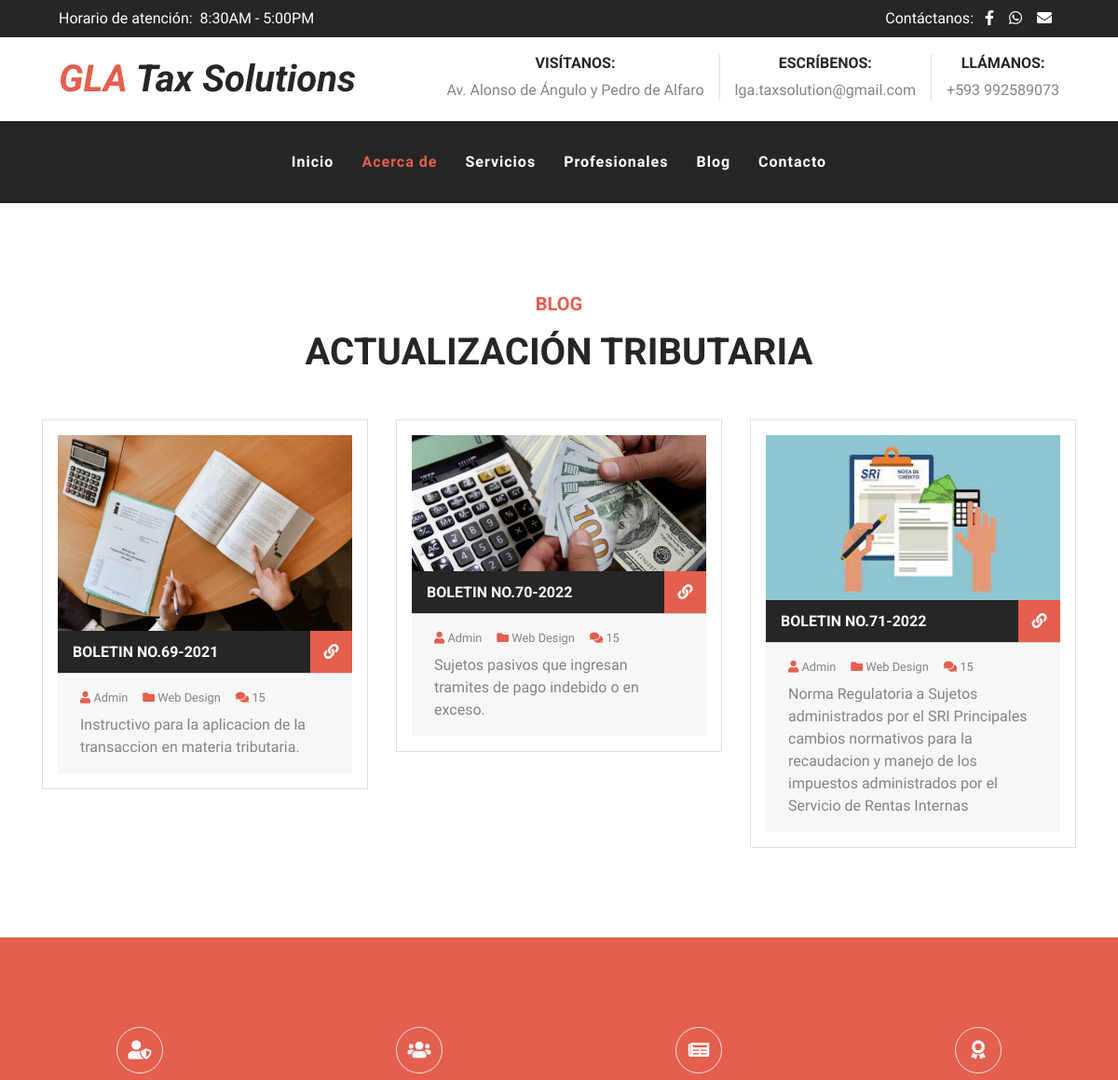
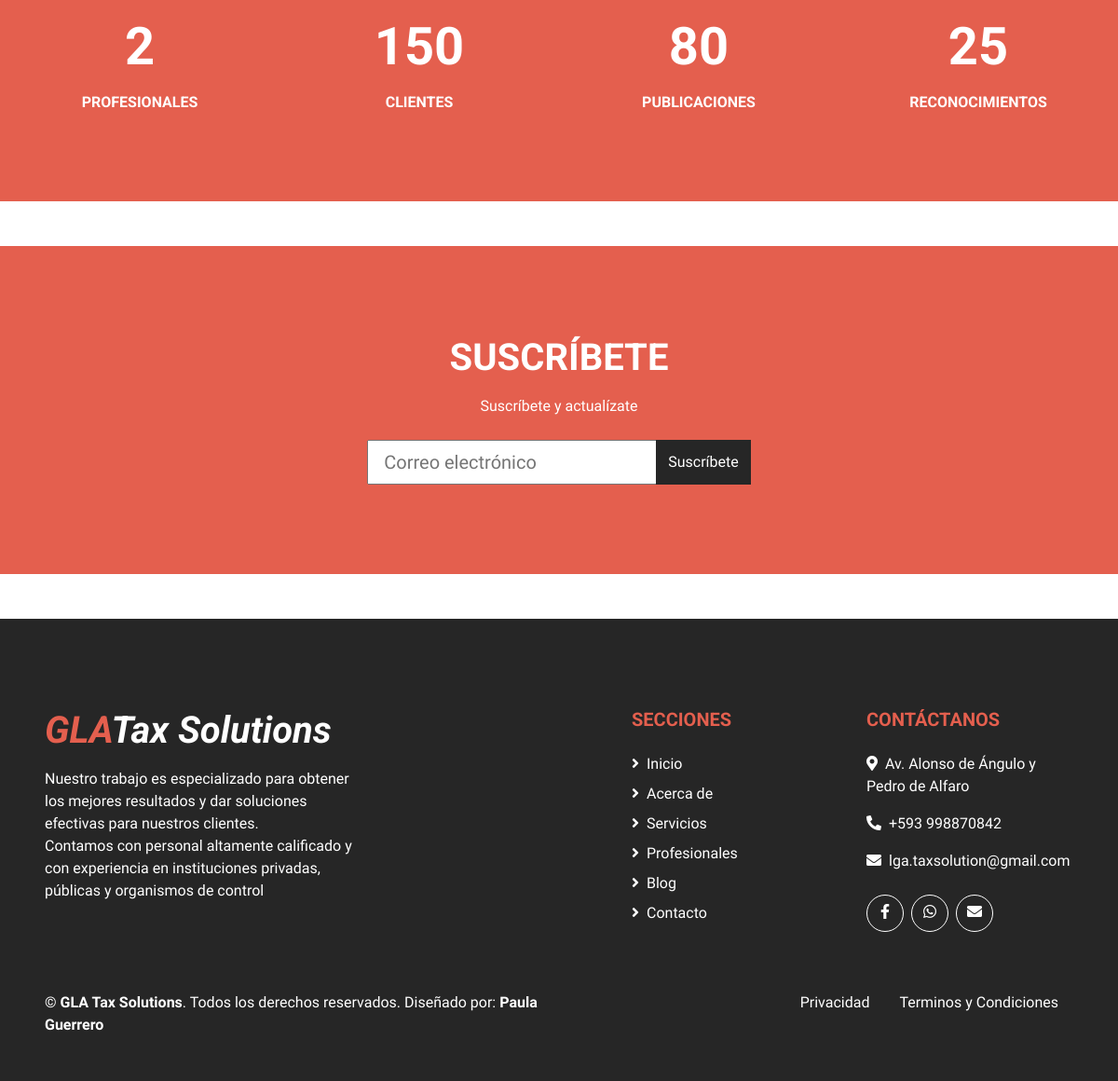
The page /blog/blog/ on the database its author committed (2 pictures, top to bottom).
### blog/models.py (models this page shows, shortened)
class Blog(models.Model):
    image=models.ImageField(verbose_name="Imagen",upload_to="blog")
    title=models.CharField(max_length=200,verbose_name="Titulo")
    content=models.TextField(verbose_name="Contenido")
    created=models.DateTimeField(auto_now_add=True, verbose_name="Fecha de creacion")
    updated=models.DateTimeField(auto_now=True, verbose_name="Fecha de actualizacion")
    class Meta:
        verbose_name="entrada"
        verbose_name_plural="entradas"
        ordering=['-created']

### blog/views.py (the view)
# urls.py: path('blog/', views.blog, name="blog"),
def blog(request):
    blogs= Blog.objects.all()
    return render (request, "blog/blog.html",{'blogs':blogs})

### social/processor.py (called while the page is built)
def ctx_dict(request):
    ctx={}
    socialList=Social.objects.all()
    for social in socialList:
        ctx[social.key]=social.url
    return ctx

### blog/templates/blog/blog.html (shortened to what this page needs)
{% extends 'core/base.html' %}
{%load static%}
{%block content%}
    <div class="container pt-5">
        <div class="d-flex flex-column text-center mb-5">
            <h5 class="text-primary mb-3">Blog</h5>
            <h1 class="m-0">Actualización Tributaria</h1>
        </div>
        <div class="row pb-3">
        {% for blog in blogs %}
            <div class="col-lg-4 mb-4">
                <div class="card mb-2 p-3">
                    <img class="card-img-top" src={{blog.image.url}} alt="">
                    <div class="card-body bg-secondary d-flex align-items-center p-0">
                        <h6 class="card-title text-white text-truncate m-0 ml-3">{{blog.title}}</h6>
                        <a href="" class="fa fa-link d-flex flex-shrink-0 align-items-center justify-content-center bg-primary text-white text-decoration-none m-0 ml-auto" style="width: 45px; height: 45px;"></a>
                    </div>
                    <div class="card-footer py-3 px-4">
                        <div class="d-flex mb-2">
                            <small class="mr-3"><i class="fa fa-user text-primary"></i> Admin</small>
                            <small class="mr-3"><i class="fa fa-folder text-primary"></i> Web Design</small>
                            <small class="mr-3"><i class="fa fa-comments text-primary"></i> 15</small>
                        </div>
                        <p class="m-0">{{blog.content}}</p>
                    </div>
                </div>
            </div>
        {% endfor %}
        </div>
    </div>
{%endblock%}

### rows shown on the page
Blog: image (picture), title "BOLETIN NO.69-2021", content "Instructivo para la aplicacion de la transaccion en materia tributaria."
Blog: image (picture), title "BOLETIN NO.70-2022", content "Sujetos pasivos que ingresan tramites de pago indebido o en exceso."
Blog: image (picture), title "BOLETIN NO.71-2022", content "Norma Regulatoria a Sujetos administrados por el SRI Principales cambios normativos para la recaudacion y manejo de los impuestos administrados por el Servicio de Rentas Internas"
